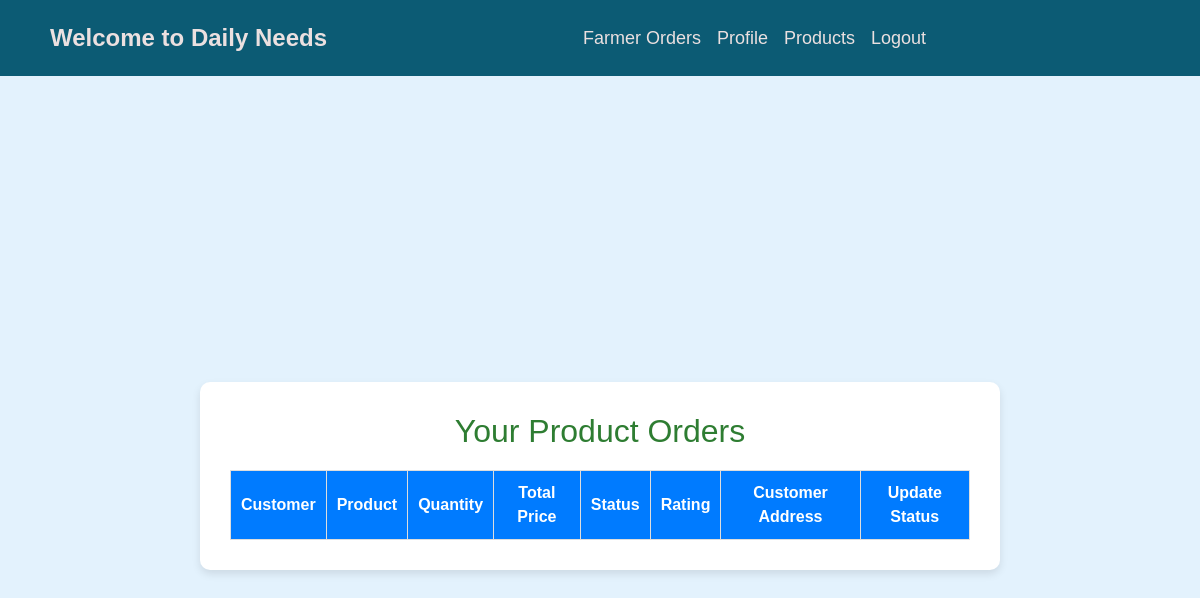
Page /farmer/orders/ (signed in) on the earlier database version.
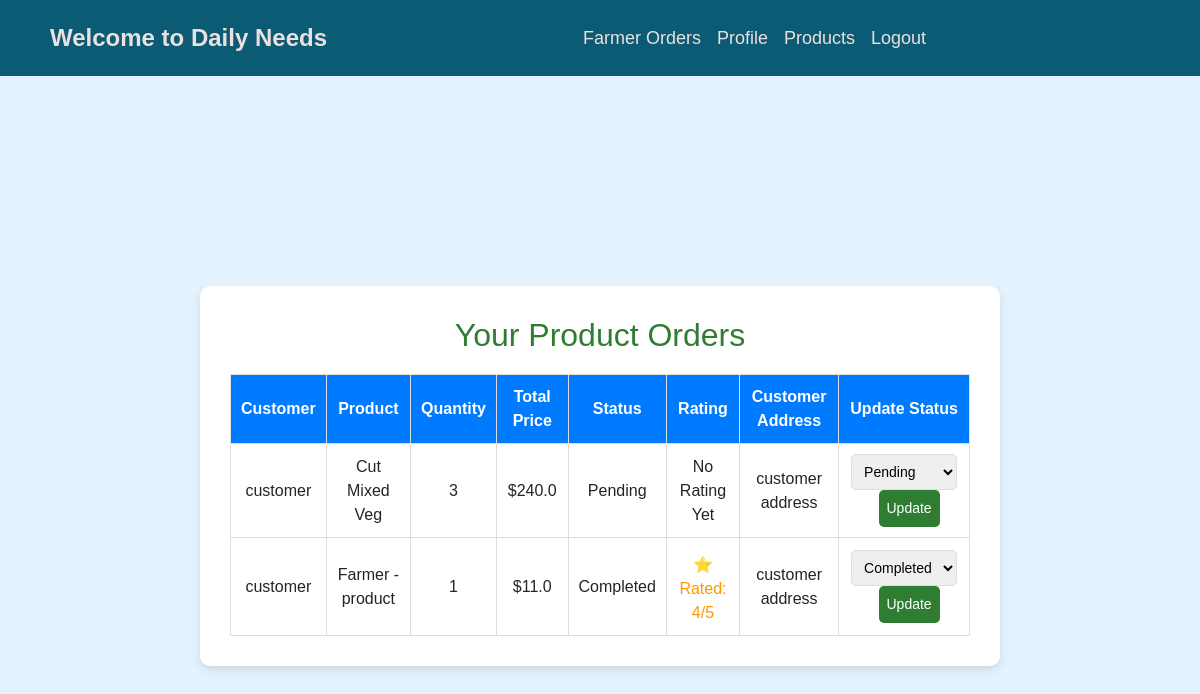
Same page on the later database version.
### home/models.py (models this page shows, shortened)
class Order(models.Model):
    STATUS_CHOICES = [
        ("Pending", "Pending"),
        ("Completed", "Completed"),
        ("Cancelled", "Cancelled"),
    ]
    user = models.ForeignKey(User, on_delete=models.CASCADE)  # Customer
    product = models.ForeignKey("Products", on_delete=models.CASCADE)  # Ordered product
    quantity = models.PositiveIntegerField(default=1)
    total_price = models.CharField(max_length=20)
    status = models.CharField(max_length=20, choices=STATUS_CHOICES, default="Pending")
    order_date = models.DateTimeField(auto_now_add=True)
    rating = models.IntegerField(null=True, blank=True)  # New rating field (1-5)

class Products(models.Model):
    name = models.CharField(max_length=200)
    price = models.CharField(max_length=20, default="0.00")  # Storing price as a string
    details = models.TextField()
    image = models.ImageField(upload_to="products/")
    ctry = models.ForeignKey(Category, on_delete=models.CASCADE)
    farmer = models.ForeignKey(User, on_delete=models.CASCADE)  # Link to user

class Profile(models.Model):
    us = models.OneToOneField(User, on_delete=models.CASCADE)
    phone = models.CharField(max_length=30, null=True, blank=True)  # Optional phone
    image = models.ImageField(upload_to='profilepic', null=True, blank=True)  # Optional profile pic
    address = models.TextField(blank=True, null=True)
    is_farmer = models.BooleanField(default=False)  # Default: User is a customer
    created_at = models.DateTimeField(default=timezone.now)  # Default timestamp

### home/views.py (the view)
# urls.py: path("farmer/orders/", farmer_orders, name="farmer_orders"),
@login_required
def farmer_orders(request):
    orders = Order.objects.filter(product__farmer=request.user).order_by("-order_date")
    return render(request, "farmer_orders.html", {"orders": orders})
    from django.shortcuts import get_object_or_404, redirect

### home/templates/farmer_orders.html (shortened to what this page needs)
{% extends "base.html" %}
{% block content %}
<div class="orders-container">
    <div class="orders-box">
        <h2 class="orders-title">Your Product Orders</h2>
        <table class="orders-table">
            <tr>
                <th>Customer</th>
                <th>Product</th>
                <th>Quantity</th>
                <th>Total Price</th>
                <th>Status</th>
                <th>Rating</th>
                <th>Customer Address</th>
                <th>Update Status</th>
            </tr>
            {% for order in orders %}
            <tr>
                <td>{{ order.user.username }}</td>
                <td>{{ order.product.name }}</td>
                <td>{{ order.quantity }}</td>
                <td>${{ order.total_price }}</td>
                <td>{{ order.status }}</td>
                <td>
                    {% if order.rating %}
                        <div class="rating-display">
                            ⭐ Rated: {{ order.rating }}/5
                        </div>
                    {% else %}
                        No Rating Yet
                    {% endif %}
                </td>
                <td>
                    {% if order.user.profile.address %}
                        {{ order.user.profile.address }}
                    {% else %}
                        Address not available
                    {% endif %}
                </td>
                <td>
                    <form method="post" action="{% url 'update_order_status' order.id %}" class="update-form">
                        <select name="status">
                            <option value="Pending" {% if order.status == "Pending" %}selected{% endif %}>Pending</option>
                            <option value="Completed" {% if order.status == "Completed" %}selected{% endif %}>Completed</option>
                        </select>
                        <button type="submit">Update</button>
                    </form>
                </td>
            </tr>
            {% endfor %}
        </table>
    </div>
</div>
{% endblock %}

Differences in the rows shown:
added Order: user.username "customer", product.name "Cut Mixed Veg", quantity "3", total_price "240.0", status "Pending", shows "No Rating Yet", user.profile.address "customer address"
added Order: user.username "customer", product.name "Farmer - product", quantity "1", total_price "11.0", status "Completed", rating "4", user.profile.address "customer address"
